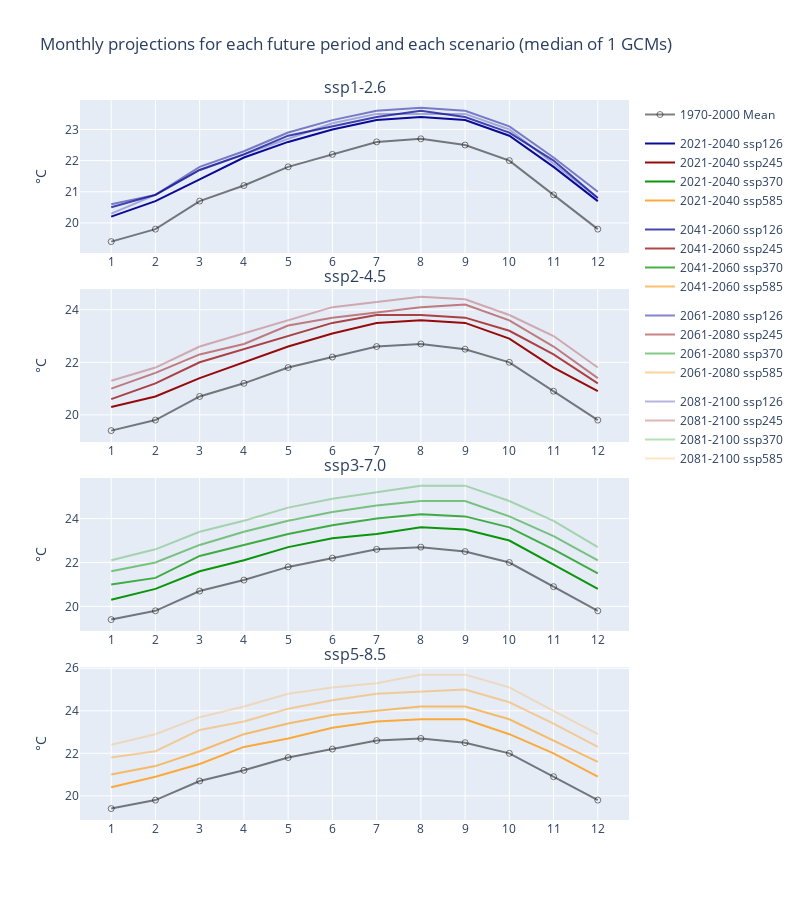

Write notebook code for a chart like this one.
### Markdown cell above
### <a name=section07></a>8) Plot montly projections (all scenarios and GCMs)

### Code cell
"""
Created on February 2021
@author: Loïc Duffar
"""
# Initialisation
showlegend= True
alpha_list=[1, 0.75, 0.5, 0.3, 0.1]

# Plot
x= df_stat.columns.to_list()[:-1]
y_historical= df_historical[:].values[0][:-1]

fig = ps.make_subplots(rows= 4, cols= 1,
                       shared_xaxes= False,
                       vertical_spacing= 0.05,
                       subplot_titles= ssp_list_long
                      )

rw= 0
for scenario, rgb, rgba in zip(ssp_list, rgb_list, rgba_list):
    showlegend_historical= True if rw==0 else False
    rw= rw + 1
    fig.add_trace(
        go.Scatter(
                    name= baseline_label,
                    x= x,
                    y= y_historical,
                    mode= 'lines+markers',
                    line= dict(color= 'rgba(0,0,0,0.5)'),
                    marker= dict(color= 'rgba(0,0,0,0)', line= dict(color='rgba(0,0,0,0.5)', width= 1)),
                    legendgroup= baseline_label,
                    showlegend= showlegend_historical,
        #            yaxis= dict(range= [df_total[test ][month].min(), df_total[test ][month].max()]),
                        ),
                    row= rw, col= 1
                    )

    for period, alpha in zip(period_list, alpha_list):
        rgba= 'rgba' + rgb[3:-1] + ',' + str(alpha) + ')'
        y= df_stat.loc[('Median', scenario, period)].values[:-1]
        fig.add_trace(
            go.Scatter(
                        name= period + ' ' + scenario,
                        x= x,
                        y= y,
                        mode= 'lines',
                        line= dict(color= rgba),
                        legendgroup= period,
                        showlegend= showlegend,
        #                yaxis= dict(range= [df_total[test ][month].min(), df_total[test ][month].max()]),
                            ),        
                        row= rw, col= 1
                        )

fig.update_layout(
    height= 900, width= 800,
    yaxis_title= unit,
    title= 'Monthly projections for each future period and each scenario (median of ' + str(len(gcm_list)) +' GCMs)',
    template= "plotly", # "plotly", "plotly_white", "plotly_dark", "ggplot2", "seaborn", "simple_white", "none"
    hovermode= "x",
#    xaxis1 = dict(tickvals = x), xaxis2 = dict(tickvals = x), xaxis3 = dict(tickvals = x), xaxis4 = dict(tickvals = x), 
#    yaxis_range= [df_total.min().max(), df_total.max().max()],
#    legend= dict(orientation= 'h', yanchor= "top", y= -0.1, xanchor= "left", x= 0.05),
    showlegend= True,
    )

for ax in fig['layout']:
    if ax[:5]== 'xaxis':
        fig['layout'][ax]['tickvals']= x
    if ax[:5]== 'yaxis':
        fig['layout'][ax]['title']= unit

file_future_by_scenario= 'WorldClim - future by scenario.png'
fig.write_image(os.path.join(fld_out, file_future_by_scenario))# needs installation of "plotly-orca" or "kaleido"
fig.show()

### Figure 1 — Plotly figure (JSON) as saved in the notebook; plotly's stock layout.template omitted (floating-point values rounded to 4 significant figures)
{"data": [{"legendgroup": "1970-2000 Mean", "line": {"color": "rgba(0,0,0,0.5)"}, "marker": {"color": "rgba(0,0,0,0)", "line": {"color": "rgba(0,0,0,0.5)", "width": 1}}, "mode": "lines+markers", "name": "1970-2000 Mean", "showlegend": true, "type": "scatter", "x": [1, 2, 3, 4, 5, 6, 7, 8, 9, 10, 11, 12], "xaxis": "x", "y": [19.4, 19.8, 20.7, 21.2, 21.8, 22.2, 22.6, 22.7, 22.5, 22, 20.9, 19.8], "yaxis": "y"}, {"legendgroup": "2021-2040", "line": {"color": "rgba(10, 10, 150,1)"}, "mode": "lines", "name": "2021-2040 ssp126", "showlegend": true, "type": "scatter", "x": [1, 2, 3, 4, 5, 6, 7, 8, 9, 10, 11, 12], "xaxis": "x", "y": [20.2, 20.7, 21.4, 22.1, 22.6, 23, 23.3, 23.4, 23.3, 22.8, 21.8, 20.7], "yaxis": "y"}, {"legendgroup": "2041-2060", "line": {"color": "rgba(10, 10, 150,0.75)"}, "mode": "lines", "name": "2041-2060 ssp126", "showlegend": true, "type": "scatter", "x": [1, 2, 3, 4, 5, 6, 7, 8, 9, 10, 11, 12], "xaxis": "x", "y": [20.5, 20.9, 21.7, 22.2, 22.8, 23.1, 23.4, 23.6, 23.4, 22.9, 22, 20.8], "yaxis": "y"}, {"legendgroup": "2061-2080", "line": {"color": "rgba(10, 10, 150,0.5)"}, "mode": "lines", "name": "2061-2080 ssp126", "showlegend": true, "type": "scatter", "x": [1, 2, 3, 4, 5, 6, 7, 8, 9, 10, 11, 12], "xaxis": "x", "y": [20.6, 20.9, 21.8, 22.3, 22.9, 23.3, 23.6, 23.7, 23.6, 23.1, 22.1, 21], "yaxis": "y"}, {"legendgroup": "2081-2100", "line": {"color": "rgba(10, 10, 150,0.3)"}, "mode": "lines", "name": "2081-2100 ssp126", "showlegend": true, "type": "scatter", "x": [1, 2, 3, 4, 5, 6, 7, 8, 9, 10, 11, 12], "xaxis": "x", "y": [20.3, 20.9, 21.7, 22.2, 22.7, 23.2, 23.5, 23.5, 23.5, 23, 21.9, 20.8], "yaxis": "y"}, {"legendgroup": "1970-2000 Mean", "line": {"color": "rgba(0,0,0,0.5)"}, "marker": {"color": "rgba(0,0,0,0)", "line": {"color": "rgba(0,0,0,0.5)", "width": 1}}, "mode": "lines+markers", "name": "1970-2000 Mean", "showlegend": false, "type": "scatter", "x": [1, 2, 3, 4, 5, 6, 7, 8, 9, 10, 11, 12], "xaxis": "x2", "y": [19.4, 19.8, 20.7, 21.2, 21.8, 22.2, 22.6, 22.7, 22.5, 22, 20.9, 19.8], "yaxis": "y2"}, {"legendgroup": "2021-2040", "line": {"color": "rgba(150, 10, 10,1)"}, "mode": "lines", "name": "2021-2040 ssp245", "showlegend": true, "type": "scatter", "x": [1, 2, 3, 4, 5, 6, 7, 8, 9, 10, 11, 12], "xaxis": "x2", "y": [20.3, 20.7, 21.4, 22, 22.6, 23.1, 23.5, 23.6, 23.5, 22.9, 21.8, 20.9], "yaxis": "y2"}, {"legendgroup": "2041-2060", "line": {"color": "rgba(150, 10, 10,0.75)"}, "mode": "lines", "name": "2041-2060 ssp245", "showlegend": true, "type": "scatter", "x": [1, 2, 3, 4, 5, 6, 7, 8, 9, 10, 11, 12], "xaxis": "x2", "y": [20.6, 21.2, 22, 22.5, 23, 23.5, 23.8, 23.8, 23.7, 23.2, 22.3, 21.2], "yaxis": "y2"}, {"legendgroup": "2061-2080", "line": {"color": "rgba(150, 10, 10,0.5)"}, "mode": "lines", "name": "2061-2080 ssp245", "showlegend": true, "type": "scatter", "x": [1, 2, 3, 4, 5, 6, 7, 8, 9, 10, 11, 12], "xaxis": "x2", "y": [21, 21.6, 22.3, 22.7, 23.4, 23.7, 23.9, 24.1, 24.2, 23.6, 22.6, 21.4], "yaxis": "y2"}, {"legendgroup": "2081-2100", "line": {"color": "rgba(150, 10, 10,0.3)"}, "mode": "lines", "name": "2081-2100 ssp245", "showlegend": true, "type": "scatter", "x": [1, 2, 3, 4, 5, 6, 7, 8, 9, 10, 11, 12], "xaxis": "x2", "y": [21.3, 21.8, 22.6, 23.1, 23.6, 24.1, 24.3, 24.5, 24.4, 23.8, 23, 21.8], "yaxis": "y2"}, {"legendgroup": "1970-2000 Mean", "line": {"color": "rgba(0,0,0,0.5)"}, "marker": {"color": "rgba(0,0,0,0)", "line": {"color": "rgba(0,0,0,0.5)", "width": 1}}, "mode": "lines+markers", "name": "1970-2000 Mean", "showlegend": false, "type": "scatter", "x": [1, 2, 3, 4, 5, 6, 7, 8, 9, 10, 11, 12], "xaxis": "x3", "y": [19.4, 19.8, 20.7, 21.2, 21.8, 22.2, 22.6, 22.7, 22.5, 22, 20.9, 19.8], "yaxis": "y3"}, {"legendgroup": "2021-2040", "line": {"color": "rgba(10, 150, 10,1)"}, "mode": "lines", "name": "2021-2040 ssp370", "showlegend": true, "type": "scatter", "x": [1, 2, 3, 4, 5, 6, 7, 8, 9, 10, 11, 12], "xaxis": "x3", "y": [20.3, 20.8, 21.6, 22.1, 22.7, 23.1, 23.3, 23.6, 23.5, 23, 21.9, 20.8], "yaxis": "y3"}, {"legendgroup": "2041-2060", "line": {"color": "rgba(10, 150, 10,0.75)"}, "mode": "lines", "name": "2041-2060 ssp370", "showlegend": true, "type": "scatter", "x": [1, 2, 3, 4, 5, 6, 7, 8, 9, 10, 11, 12], "xaxis": "x3", "y": [21, 21.3, 22.3, 22.8, 23.3, 23.7, 24, 24.2, 24.1, 23.6, 22.6, 21.5], "yaxis": "y3"}, {"legendgroup": "2061-2080", "line": {"color": "rgba(10, 150, 10,0.5)"}, "mode": "lines", "name": "2061-2080 ssp370", "showlegend": true, "type": "scatter", "x": [1, 2, 3, 4, 5, 6, 7, 8, 9, 10, 11, 12], "xaxis": "x3", "y": [21.6, 22, 22.8, 23.4, 23.9, 24.3, 24.6, 24.8, 24.8, 24.1, 23.2, 22.1], "yaxis": "y3"}, {"legendgroup": "2081-2100", "line": {"color": "rgba(10, 150, 10,0.3)"}, "mode": "lines", "name": "2081-2100 ssp370", "showlegend": true, "type": "scatter", "x": [1, 2, 3, 4, 5, 6, 7, 8, 9, 10, 11, 12], "xaxis": "x3", "y": [22.1, 22.6, 23.4, 23.9, 24.5, 24.9, 25.2, 25.5, 25.5, 24.8, 23.9, 22.7], "yaxis": "y3"}, {"legendgroup": "1970-2000 Mean", "line": {"color": "rgba(0,0,0,0.5)"}, "marker": {"color": "rgba(0,0,0,0)", "line": {"color": "rgba(0,0,0,0.5)", "width": 1}}, "mode": "lines+markers", "name": "1970-2000 Mean", "showlegend": false, "type": "scatter", "x": [1, 2, 3, 4, 5, 6, 7, 8, 9, 10, 11, 12], "xaxis": "x4", "y": [19.4, 19.8, 20.7, 21.2, 21.8, 22.2, 22.6, 22.7, 22.5, 22, 20.9, 19.8], "yaxis": "y4"}, {"legendgroup": "2021-2040", "line": {"color": "rgba(250, 170, 60,1)"}, "mode": "lines", "name": "2021-2040 ssp585", "showlegend": true, "type": "scatter", "x": [1, 2, 3, 4, 5, 6, 7, 8, 9, 10, 11, 12], "xaxis": "x4", "y": [20.4, 20.9, 21.5, 22.3, 22.7, 23.2, 23.5, 23.6, 23.6, 22.9, 22, 20.9], "yaxis": "y4"}, {"legendgroup": "2041-2060", "line": {"color": "rgba(250, 170, 60,0.75)"}, "mode": "lines", "name": "2041-2060 ssp585", "showlegend": true, "type": "scatter", "x": [1, 2, 3, 4, 5, 6, 7, 8, 9, 10, 11, 12], "xaxis": "x4", "y": [21, 21.4, 22.1, 22.9, 23.4, 23.8, 24, 24.2, 24.2, 23.6, 22.6, 21.6], "yaxis": "y4"}, {"legendgroup": "2061-2080", "line": {"color": "rgba(250, 170, 60,0.5)"}, "mode": "lines", "name": "2061-2080 ssp585", "showlegend": true, "type": "scatter", "x": [1, 2, 3, 4, 5, 6, 7, 8, 9, 10, 11, 12], "xaxis": "x4", "y": [21.8, 22.1, 23.1, 23.5, 24.1, 24.5, 24.8, 24.9, 25, 24.4, 23.4, 22.3], "yaxis": "y4"}, {"legendgroup": "2081-2100", "line": {"color": "rgba(250, 170, 60,0.3)"}, "mode": "lines", "name": "2081-2100 ssp585", "showlegend": true, "type": "scatter", "x": [1, 2, 3, 4, 5, 6, 7, 8, 9, 10, 11, 12], "xaxis": "x4", "y": [22.4, 22.9, 23.7, 24.2, 24.8, 25.1, 25.3, 25.7, 25.7, 25.1, 24, 22.9], "yaxis": "y4"}], "layout": {"annotations": [{"font": {"size": 16}, "showarrow": false, "text": "ssp1-2.6", "x": 0.5, "xanchor": "center", "xref": "paper", "y": 1, "yanchor": "bottom", "yref": "paper"}, {"font": {"size": 16}, "showarrow": false, "text": "ssp2-4.5", "x": 0.5, "xanchor": "center", "xref": "paper", "y": 0.7375, "yanchor": "bottom", "yref": "paper"}, {"font": {"size": 16}, "showarrow": false, "text": "ssp3-7.0", "x": 0.5, "xanchor": "center", "xref": "paper", "y": 0.475, "yanchor": "bottom", "yref": "paper"}, {"font": {"size": 16}, "showarrow": false, "text": "ssp5-8.5", "x": 0.5, "xanchor": "center", "xref": "paper", "y": 0.2125, "yanchor": "bottom", "yref": "paper"}], "height": 900, "hovermode": "x", "showlegend": true, "title": {"text": "Monthly projections for each future period and each scenario (median of 1 GCMs)"}, "width": 800, "xaxis": {"anchor": "y", "domain": [0, 1], "tickvals": [1, 2, 3, 4, 5, 6, 7, 8, 9, 10, 11, 12]}, "xaxis2": {"anchor": "y2", "domain": [0, 1], "tickvals": [1, 2, 3, 4, 5, 6, 7, 8, 9, 10, 11, 12]}, "xaxis3": {"anchor": "y3", "domain": [0, 1], "tickvals": [1, 2, 3, 4, 5, 6, 7, 8, 9, 10, 11, 12]}, "xaxis4": {"anchor": "y4", "domain": [0, 1], "tickvals": [1, 2, 3, 4, 5, 6, 7, 8, 9, 10, 11, 12]}, "yaxis": {"anchor": "x", "domain": [0.7875, 1], "title": {"text": "°C"}}, "yaxis2": {"anchor": "x2", "domain": [0.525, 0.7375], "title": {"text": "°C"}}, "yaxis3": {"anchor": "x3", "domain": [0.2625, 0.475], "title": {"text": "°C"}}, "yaxis4": {"anchor": "x4", "domain": [0, 0.2125], "title": {"text": "°C"}}}}
